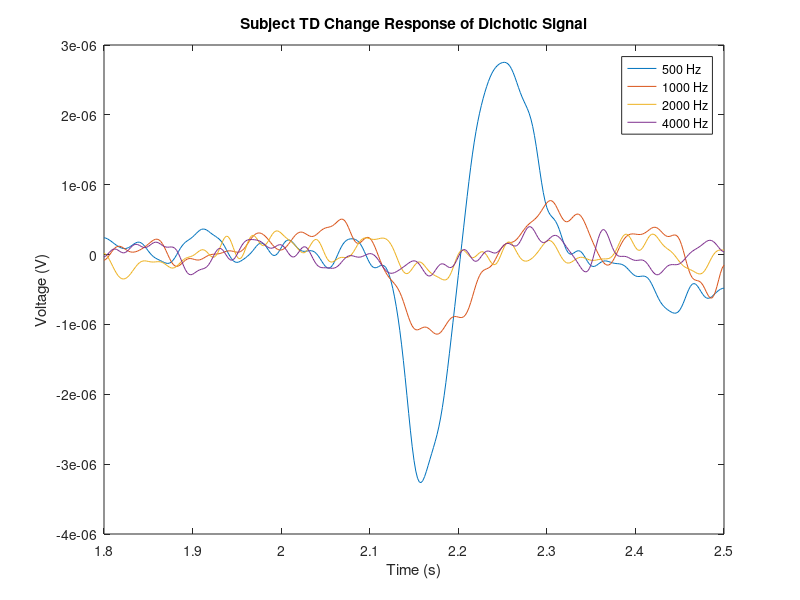

This chart was generated by the following MATLAB code:
% TD_dichotic.m 
% This file plots the single subject average for the
% four conditions in an overlay plot.

clear
clc

%Load in the relevant matlab data
load('TD_dichotic_lpf.mat')

% Plot the 4 lowpassed averages at our strong electrode, FCz
figure(1)
plot(TD_500_S_lpf.Time, [TD_500_S_lpf.F(19,:);TD_1000_S_lpf.F(19,:);TD_2000_S_lpf.F(19,:);TD_4000_S_lpf.F(19,:)]);
legend('500 Hz', '1000 Hz', '2000 Hz', '4000 Hz');

title('Subject TD Change Response of Dichotic Signal');
xlabel('Time (s)');
ylabel('Voltage (V)');